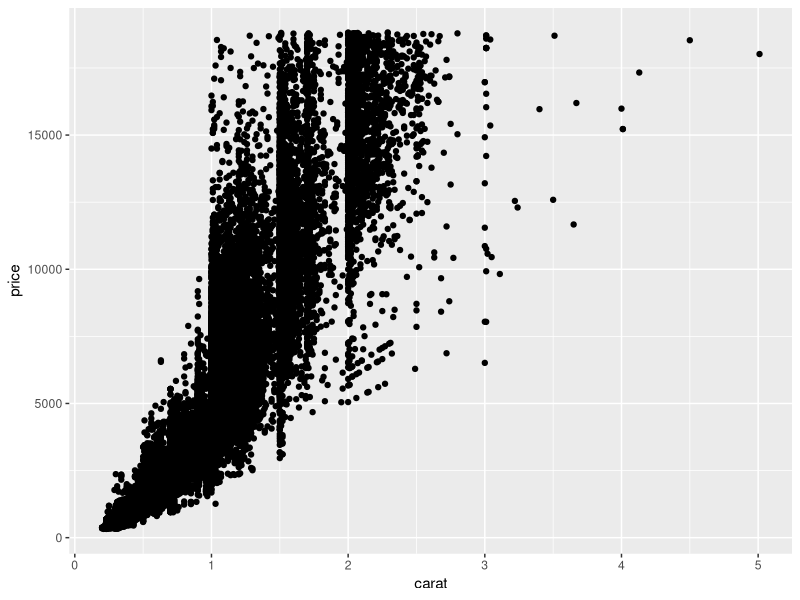
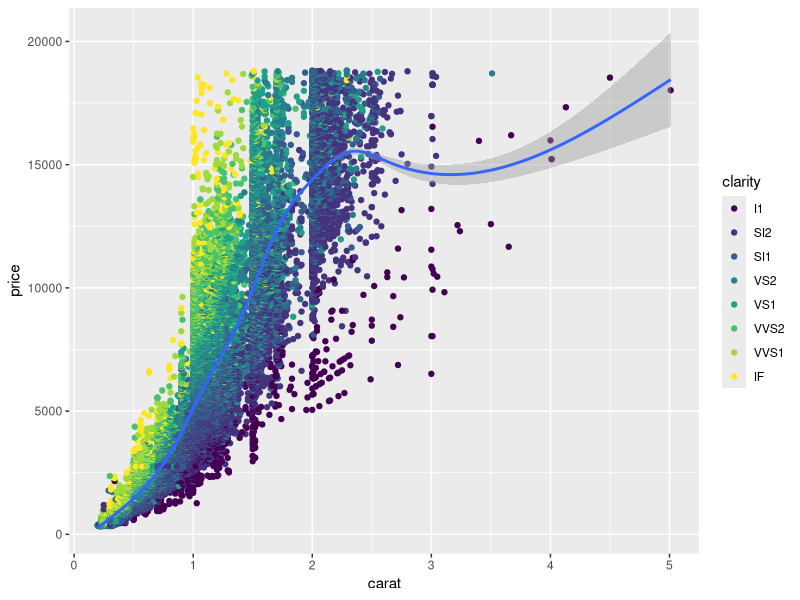
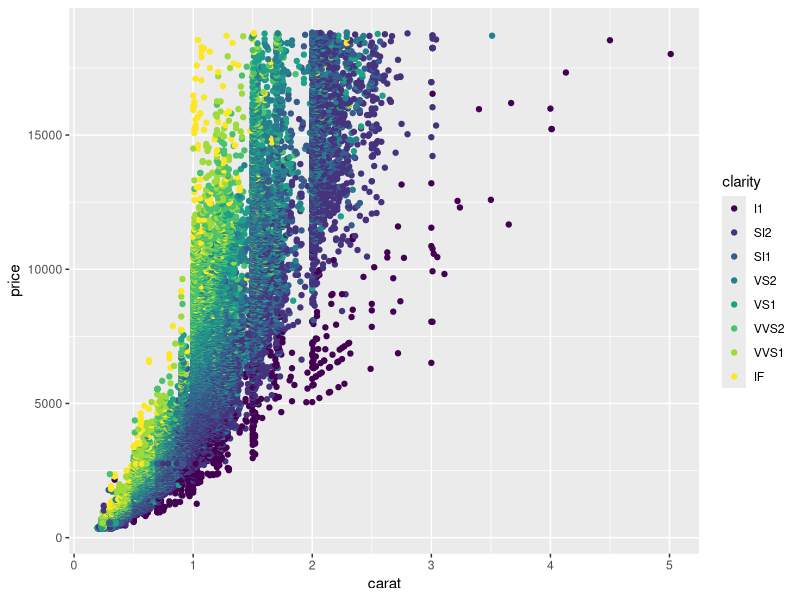
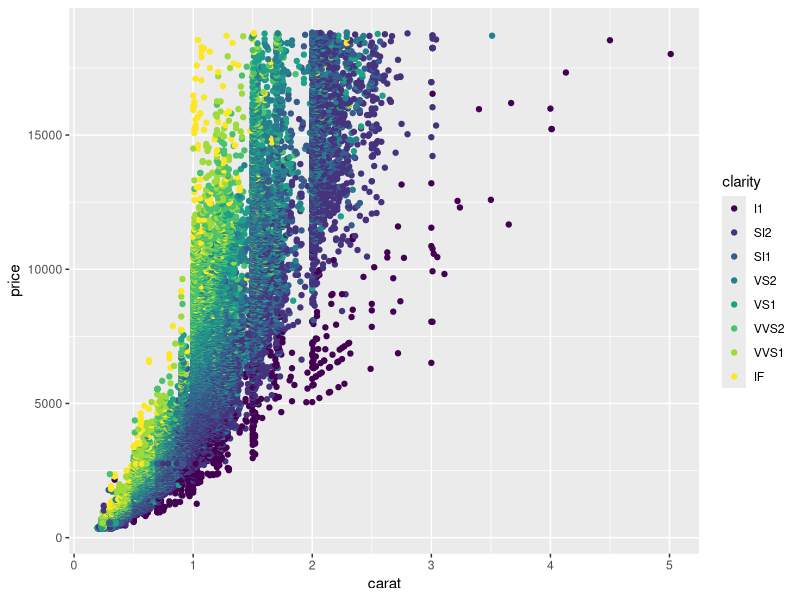
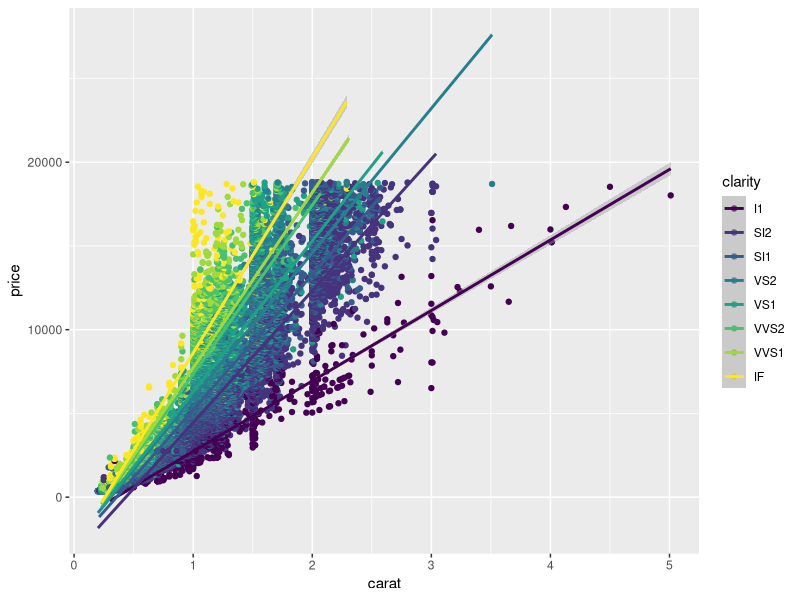
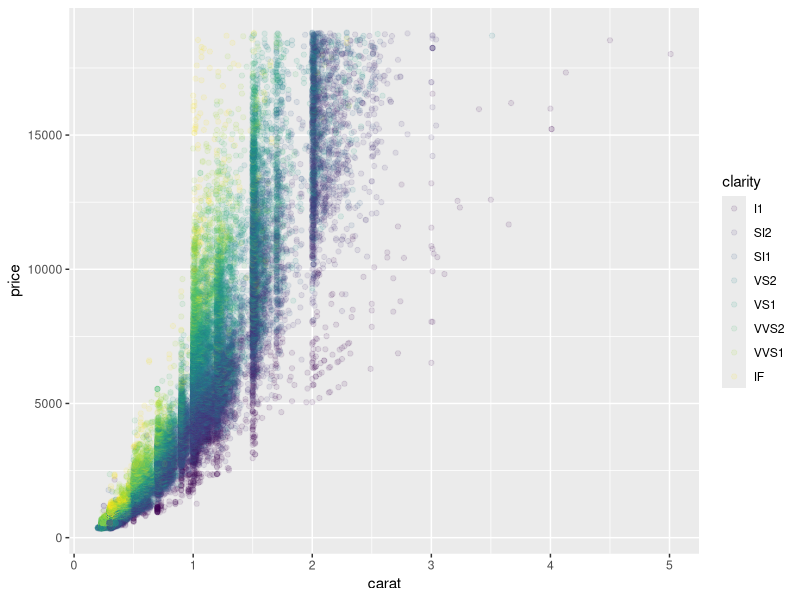
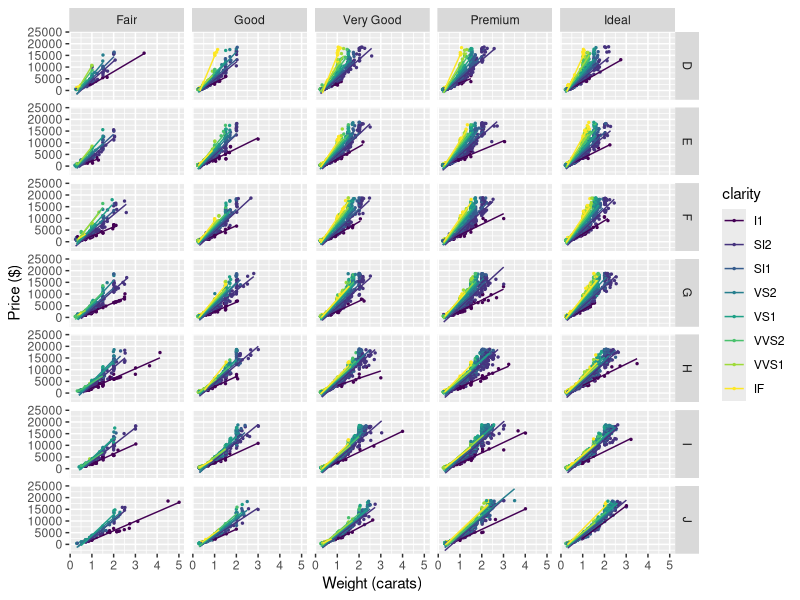

R code for these plots, in order: (Note: this script raises an error after producing the figures.)
## ---- chunk 1
library(tidyverse)
## ---- chunk 2
head(diamonds)
## ---- chunk 3
ggplot(diamonds, aes(x = carat, y = price)) + 
  geom_point()
## ---- chunk 4
ggplot(diamonds, aes(x = carat, y = price)) + 
  geom_point(aes(color = clarity)) + 
  geom_smooth()
## ---- chunk 5
p <- ggplot(diamonds, aes(x=carat, y=price)) # first you set the aesthetic and dataset

p <- p + geom_point(aes(color = clarity)) # and you can  add layers to the plot

p
## ---- chunk 6
3 + 7
## ---- chunk 7
ggplot(diamonds, aes(x=carat, y=price)) + 
  geom_point(aes(color = clarity)) 
## ---- chunk 8
ggplot(diamonds, aes(x=carat, y=price, color = clarity)) + 
  geom_point() +
  geom_smooth(method = "lm")
## ---- chunk 9
ggplot(diamonds, aes(x=carat, y=price, color = clarity)) + 
  geom_point(alpha = .1) # pch = "." 
## ---- chunk 10
ggplot(diamonds, aes(x = carat, y = price, color = clarity)) + 
  geom_point(size = .5) +
  facet_grid(color ~ cut) + 
  geom_smooth(method = "lm", se = FALSE, size = .5) + 
  xlab("Weight (carats)") + 
  ylab("Price ($)")
## ---- chunk 11
...
## ---- chunk 12
diamonds_summary <- diamonds |>
  mutate(carat_bin = ceiling(carat * 4)/4) |> # bin by .25
  group_by(carat_bin, color, clarity) |>
  summarise(n = n(), 
            ci = 1.96 * sd(price) / sqrt(n), 
            price = mean(price))

View(diamonds_summary)
## ---- chunk 13
ggplot(diamonds_summary, aes(x = carat_bin, y = price)) + 
  geom_point() 
## ---- chunk 14
ggplot(diamonds_summary, aes(x = carat_bin, y = price, color = clarity)) + 
  geom_point() + 
  geom_smooth() + 
  facet_wrap(~clarity)
## ---- chunk 15
diamonds_summary <- diamonds |>
  mutate(carat_bin = ceiling(carat * 4)/4) |> # bin by .25
  group_by(carat_bin, clarity) |>
  summarise(n = n(), 
            ci = 1.96 * sd(price) / sqrt(n), 
            price = mean(price))

ggplot(diamonds_summary, 
       aes(x = carat_bin, y = price, color = clarity)) + 
  geom_pointrange(aes(ymin = price - ci, ymax = price + ci), size = .1) + 
  geom_smooth() + 
  facet_wrap(~clarity)
## ---- chunk 16
ggplot(diamonds_summary, 
       aes(x = carat_bin, y = price, color = clarity)) + 
  geom_point(aes(size = n)) + 
  geom_linerange(aes(ymin = price - ci, ymax = price + ci)) + 
  geom_smooth() + 
  facet_wrap(~clarity)
## ---- chunk 17
ggplot(diamonds, aes(x = carat, y = price, 
                     col = cut)) + 
  geom_point() + 
  facet_wrap(~clarity) 
## ---- chunk 18
ggplot(diamonds, aes(x = carat, y = price, 
                     col = cut)) + 
  geom_point() + 
  facet_wrap(~clarity) +
  ggthemes::theme_few()
